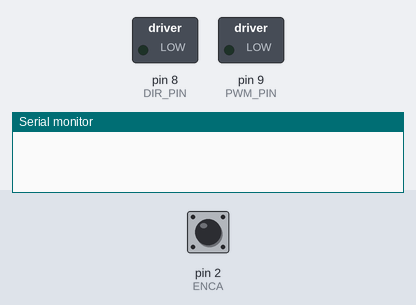
Bench run of a sketch on a simulated Arduino Uno, built with avr-gcc and run on an emulated ATmega328P. Shown: switched loads named in the sketch (green lamp = pin HIGH), the last lines printed to the serial monitor. Inputs (shaded band) come from the test bench; at power-on: pin 2 (ENCA) HIGH.

Above: at 0.1 s.
At 1.05 s:
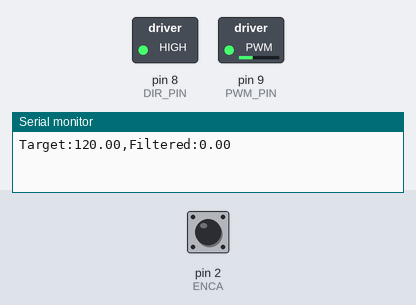
At 1.44 s:
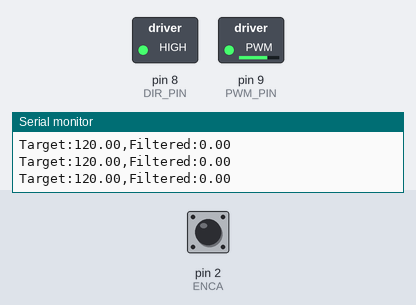
At 1.8 s:
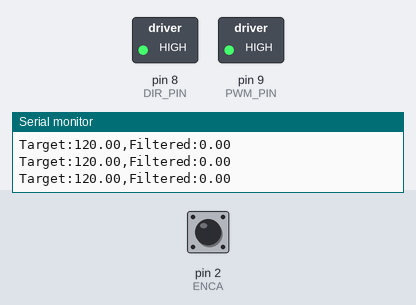
Timing chart, 0 to 3.3 s (numbered marks = the images above):
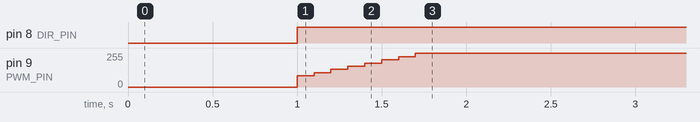

The sketch:

save_PID_constants.ino
```cpp
#include <util/atomic.h>

#define ENCA 2
#define ENCB 3
#define PWM_PIN 9
#define DIR_PIN 8

// Calibrated counts per revolution
const float COUNTS_PER_REVOLUTION = 349.2;

volatile long encoderCount = 0;
long prevEncoderCount = 0;

float rpmFiltered = 0;
float rpmPrev = 0;  // For low-pass filter
float eintegral = 0;
float eprev = 0;  // For derivative term
int dir = 1;  // 1=forward, 0=backward

void onEncoderA() {
  // Determine direction and increment/decrement count
  if (digitalRead(ENCA) == digitalRead(ENCB)) {
    encoderCount++;
  } else {
    encoderCount--;
  }
}

void setup() {
  Serial.begin(115200);

  // Set pin modes BEFORE setting outputs
  pinMode(PWM_PIN, OUTPUT);
  pinMode(DIR_PIN, OUTPUT);
  pinMode(ENCA, INPUT_PULLUP);
  pinMode(ENCB, INPUT_PULLUP);

  // Immediately set motor outputs to 0
  digitalWrite(DIR_PIN, LOW);
  analogWrite(PWM_PIN, 0);

  delay(1000);  // Wait to ensure motor is fully stopped

  attachInterrupt(digitalPinToInterrupt(ENCA), onEncoderA, CHANGE);
}

void loop() {

  // int pwr = 20;
  // int dir = 1; // 1=forward, 0=backward
  // setMotor(dir, pwr, PWM_PIN, DIR_PIN);

  // Calculate RPM using time between pulses
  static unsigned long lastPrint = 0;
  unsigned long now = millis();

  if (now - lastPrint >= 100) {
    lastPrint = now;

    long currentCount;
    ATOMIC_BLOCK(ATOMIC_RESTORESTATE) {
      currentCount = encoderCount;
    }

    // Calculate RPM using change in encoder count over time interval
    long deltaCount = currentCount - prevEncoderCount;
    float deltaTime = 0.1;  // 100ms = 0.1s

    // Convert to RPM: (counts/second) / (counts/revolution) * 60
    float rpm = (deltaCount / deltaTime) / COUNTS_PER_REVOLUTION * 60.0;

    prevEncoderCount = currentCount;

    // Apply low-pass filter (25 Hz cutoff)
    float v2Filt = 0.854 * rpm + 0.0728 * rpm + 0.0728 * rpmPrev;
    rpmPrev = rpm;

    // Apply exponential smoothing filter after low-pass
    float alpha = 0.3;
    rpmFiltered = alpha * v2Filt + (1 - alpha) * rpmFiltered;

    // Set a target rpm
    float targetRpm = 120;

    float kp = 0.5;
    float ki = 2.0;
    float kd = 0.001;  // Start with a small value

    float e = targetRpm - rpmFiltered;
    eintegral += e * 0.1;  // Integral term with dt=0.1s
    float dedt = (e - eprev) / 0.1;  // Derivative term
    float u = kp*e + ki*eintegral + kd*dedt;

    eprev = e;  // Save error for next iteration

    // Determine direction based on control signal
    if (u < 0) {
      dir = 0;  // Backward
    } else {
      dir = 1;  // Forward
    }

    int pwmVal = (int)fabs(u);
    if (pwmVal > 255) {
      pwmVal = 255;
    }

    setMotor(dir, pwmVal, PWM_PIN, DIR_PIN);

    // Output for Serial Plotter
    Serial.print("Target:");
    Serial.print(targetRpm, 2);
    Serial.print(",Filtered:");
    Serial.println(rpmFiltered, 2);
  }
}

void setMotor(int dir, int pwmVal, int pwm, int dirPin) {
  digitalWrite(DIR_PIN, dir);
  analogWrite(PWM_PIN, pwmVal);
}
```

Measured:
- by itself, pin 8 (DIR_PIN): LOW → HIGH at 1.0 s
- by itself, pin 9 (PWM_PIN): moves from 0/255 to 255/255 over 0.80 s
